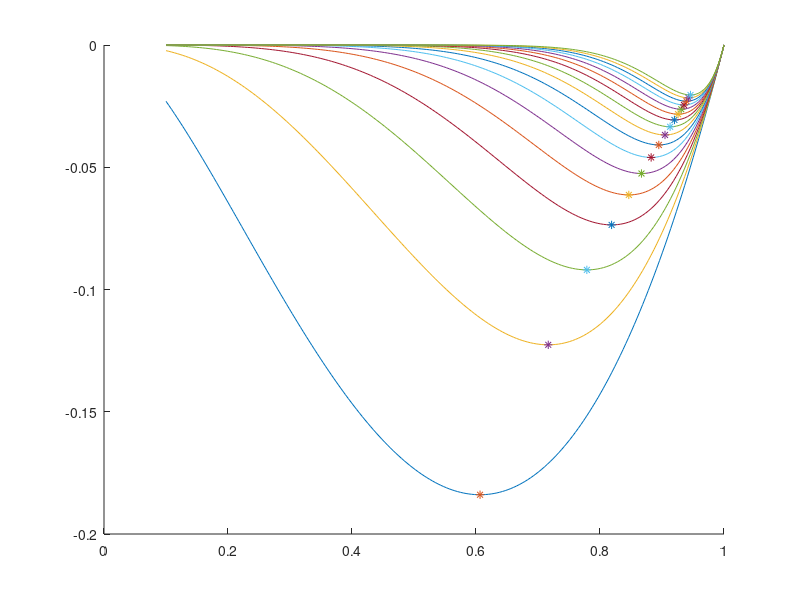

MATLAB code for this plot:
global alpha;

hold on;
X = linspace(0.1, 1, 200);

for i=2:18
  alpha = i;
  f = @(x) x.^alpha .* log(x);
  plot(X, f(X));
  [xm, ym] = fminbnd(f, 0.1, 1);
  plot(xm, ym, '*');
endfor

ylim([-0.2, 0]);
